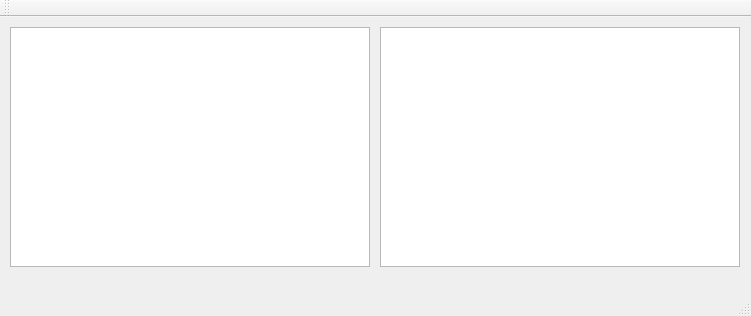
<?xml version="1.0" encoding="UTF-8"?>
<ui version="4.0">
 <class>PixelTesterAppClass</class>
 <widget class="QMainWindow" name="PixelTesterAppClass">
  <property name="geometry">
   <rect>
    <x>0</x>
    <y>0</y>
    <width>751</width>
    <height>316</height>
   </rect>
  </property>
  <property name="windowTitle">
   <string>PixelTesterApp</string>
  </property>
  <widget class="QWidget" name="centralWidget">
   <widget class="QGraphicsView" name="graphicsView">
    <property name="geometry">
     <rect>
      <x>10</x>
      <y>10</y>
      <width>360</width>
      <height>240</height>
     </rect>
    </property>
   </widget>
   <widget class="QGraphicsView" name="graphicsView_2">
    <property name="geometry">
     <rect>
      <x>380</x>
      <y>10</y>
      <width>360</width>
      <height>240</height>
     </rect>
    </property>
   </widget>
  </widget>
  <widget class="QMenuBar" name="menuBar">
   <property name="geometry">
    <rect>
     <x>0</x>
     <y>0</y>
     <width>751</width>
     <height>21</height>
    </rect>
   </property>
  </widget>
  <widget class="QToolBar" name="mainToolBar">
   <attribute name="toolBarArea">
    <enum>TopToolBarArea</enum>
   </attribute>
   <attribute name="toolBarBreak">
    <bool>false</bool>
   </attribute>
  </widget>
  <widget class="QStatusBar" name="statusBar"/>
 </widget>
 <layoutdefault spacing="6" margin="11"/>
 <resources>
  <include location="pixeltesterapp.qrc"/>
 </resources>
 <connections/>
</ui>
